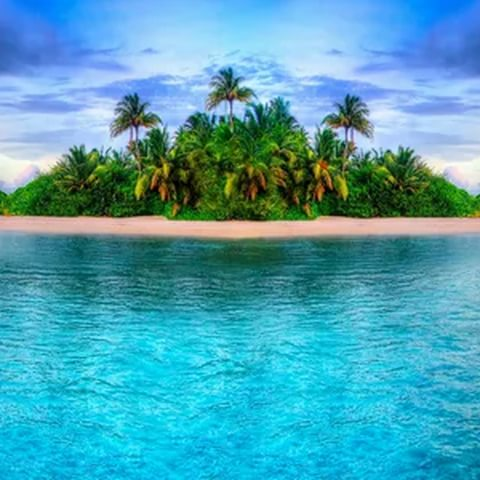
#> input picture Image Processing/Input/Sample.jpg, 480 x 480 px, found by its file name
$ python Filterring.py
#> lines starting #> are read from the running program, lines starting #| are printed output that depends on the picture; after the words box and inside, x2 and y2 are one past the last pixel; in counts of white or black regions, pixels touching at a corner belong together
import cv2
import numpy as np
import matplotlib.pyplot as plt
import matplotlib.image as mpimg
from IPython.display import display, Image


def compare_image(image1, image2):
  plt.figure(figsize=(9,9))
  plt.subplot(1,2,1)
  plt.imshow(image1)
  plt.title('Orignal')
  plt.axis('off')

  plt.subplot(1,2,2)
  plt.imshow(image2)
  plt.title('Modified')
  plt.axis('off')

  plt.tight_layout()

park = cv2.imread('C:/Users/Haseeb/Desktop/Image Processing/Input/Sample.jpg')
#> park is the input picture: shape (480, 480, 3); mean B, G, R 180.7, 161.5, 75
park = cv2.cvtColor(park,cv2.COLOR_BGR2RGB)
edge = cv2.Canny(park,100,200)
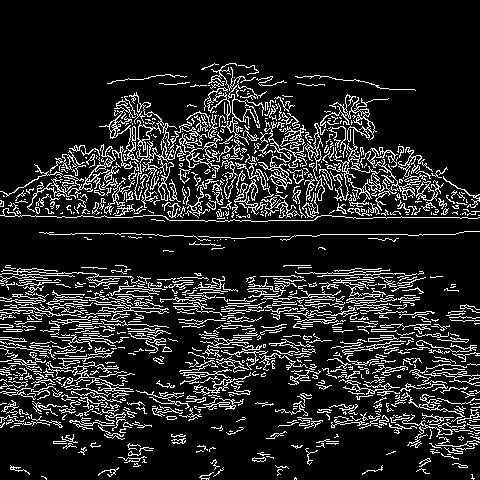
#> edge: shape (480, 480); 13.9% white in thin lines or dots, all inside (x1, y1, x2, y2) = (0, 63, 480, 480)
compare_image(park,edge)
#> (the run stopped early here; a loop or call above may not have finished)

$ run again, with Image Processing/Input/BG.jpg copied over Image Processing/Input/Sample.jpg
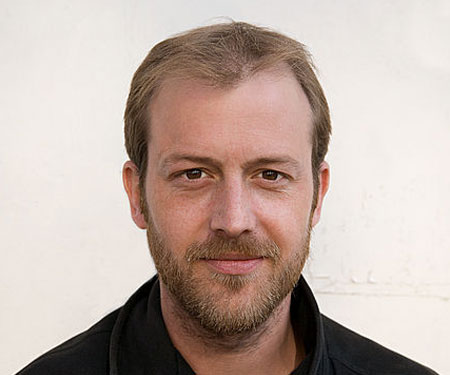
#> input picture Image Processing/Input/BG.jpg, 450 x 375 px, found by its file name
#> park is the input picture: shape (375, 450, 3); mean B, G, R 165.6, 173.8, 191
#> `edge = cv2.Canny(park,100,200)`:
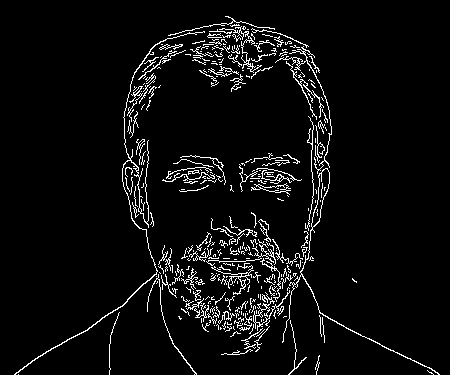
#> edge: shape (375, 450); 5.1% white in thin lines or dots
